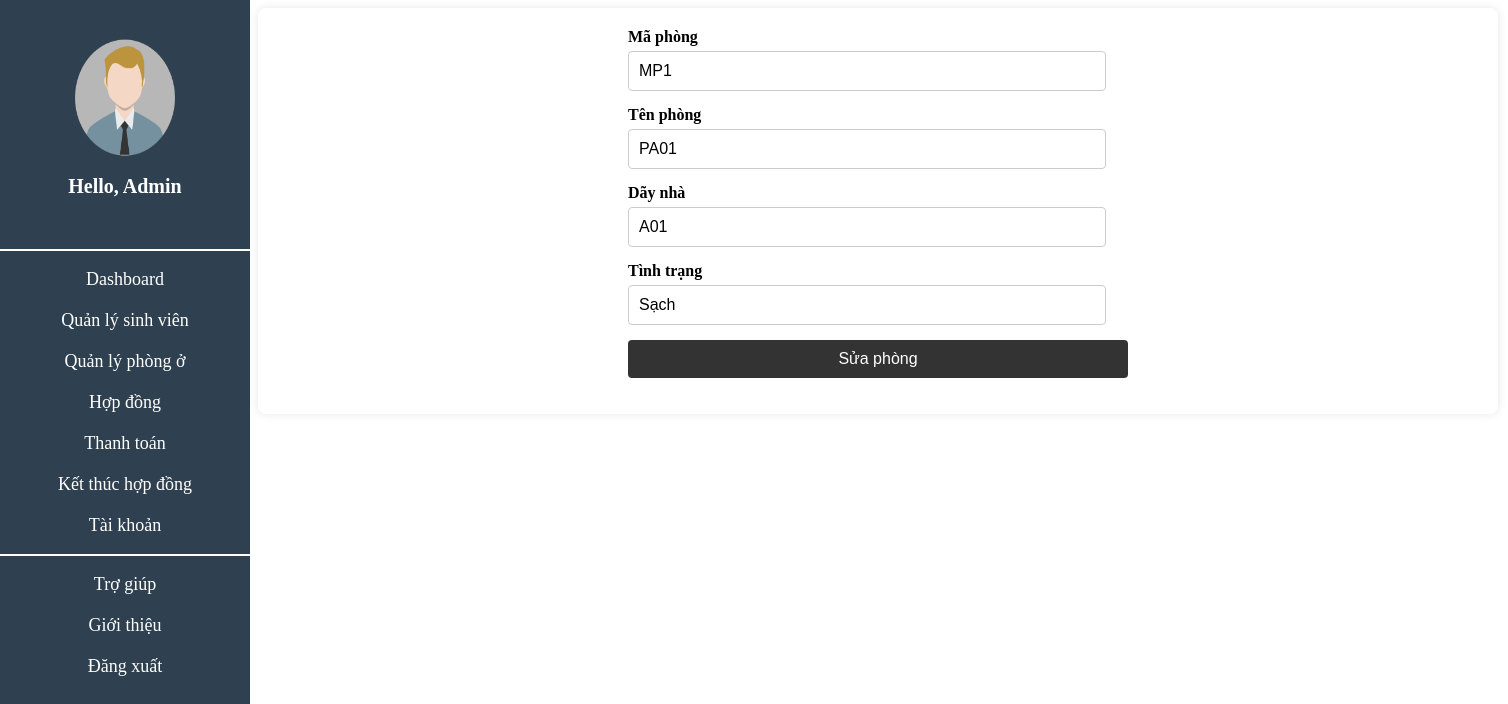
The app's page /view/Suaphong.php?id=1 with its own data.
### tables this page shows
CREATE TABLE `phong` (
  `id` int(11) NOT NULL,
  `Maphong` varchar(50) NOT NULL,
  `Tenphong` varchar(100) DEFAULT NULL,
  `Daynha` varchar(50) DEFAULT NULL,
  `Tinhtrang` varchar(100) DEFAULT NULL
);

### view/Suaphong.php (the view, shortened to what this page needs)
<link rel="stylesheet" href="../css/themsinhvien.css">
<?php
    include "sliderbar.php";
    include_once "../config/db.php";
    if(isset($_GET['id'])) {
        $id = $_GET['id'];
        $sql = "SELECT * FROM phong WHERE id = $id";
        $result = mysqli_query($conn, $sql);
        if(mysqli_num_rows($result) == 1) {
            $student = mysqli_fetch_assoc($result);
        } else {
            echo "<script>alert('Không tìm thấy thông tin phòng');</script>";
            exit;
        }
    } else {
        echo "<script>alert('ID Phòng không được cung cấp');</script>";
        exit;
    }
?>
<body>
    <div class="themsinhvien">
        <div>
            <form action="" method="POST">
                <label for="msv">Mã phòng</label>
                <input type="text" name="Maphong" id="maphong" value="<?php echo $student['Maphong']; ?>">
                <label for="tenphong">Tên phòng</label>
                <input type="text" name="Tenphong" id="tenphong" value="<?php echo $student['Tenphong']; ?>">
                <label for="Daynha">Dãy nhà</label>
                <input type="text" name="Daynha" id="daynha" value="<?php echo $student['Daynha']; ?>">
                <label for="tinhtrang">Tình trạng</label>
                <input type="text" name="Tinhtrang" id="tinhtrang" value="<?php echo $student['Tinhtrang']; ?>">
                <input type="submit" value="Sửa phòng">
            </form>
        </div>
    </div>
</body>

### css/themsinhvien.css (style rules this page uses)
.themsinhvien { background-color: #ffffff; padding: 20px; border-radius: 8px; box-shadow: 0 0 10px rgba(0, 0, 0, 0.1); width: 1200px; margin-left: 250px; display: flex; flex-direction: column; align-items: center; }
form { display: flex; flex-direction: column; width: 500px; }
label { margin-bottom: 5px; font-weight: bold; color: black; text-align: left; }
input[type="text"], select { margin-bottom: 15px; padding: 10px; border: 1px solid #cccccc; border-radius: 4px; font-size: 16px; width: calc(100% - 22px); }
input[type="submit"] { background-color: #333; color: white; padding: 10px; border: none; border-radius: 4px; cursor: pointer; font-size: 16px; }

### records on screen
phong: Maphong "MP1", Tenphong "PA01", Daynha "A01", Tinhtrang "Sạch"
